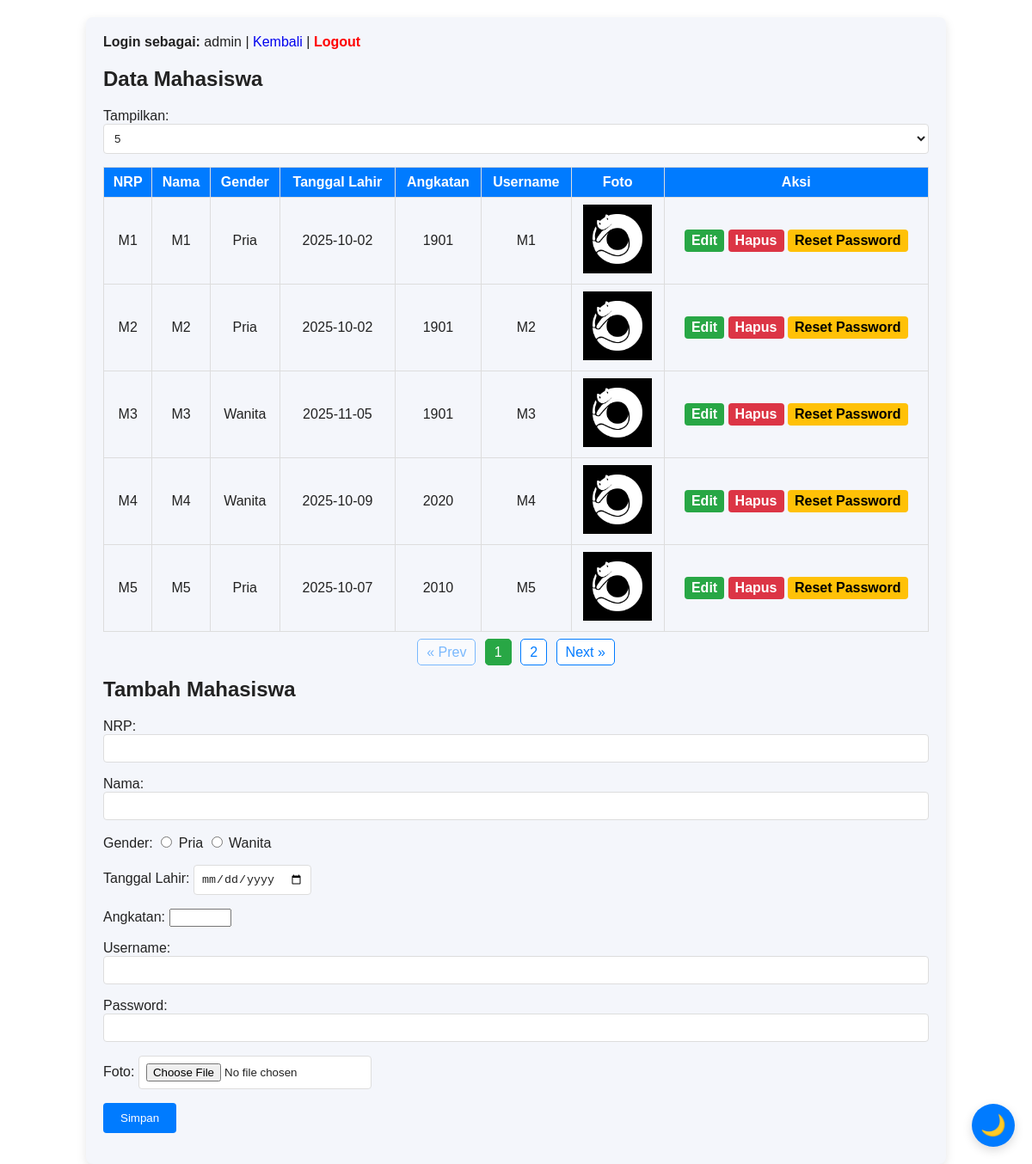
Screenshot of /mahasiswa_data.php (signed in) with the database file from the repository.
### tables this page shows
CREATE TABLE `akun` (
  `username` varchar(20) NOT NULL,
  `password` varchar(100) DEFAULT NULL,
  `nrp_mahasiswa` char(9) DEFAULT NULL,
  `npk_dosen` char(6) DEFAULT NULL,
  `isadmin` tinyint(1) DEFAULT 0
);

CREATE TABLE `mahasiswa` (
  `nrp` char(9) NOT NULL,
  `nama` varchar(45) DEFAULT NULL,
  `gender` enum('Pria','Wanita') DEFAULT NULL,
  `tanggal_lahir` date DEFAULT NULL,
  `angkatan` year(4) DEFAULT NULL,
  `foto_extention` varchar(4) DEFAULT NULL
);

### class/koneksi.php (called while the page is built, shortened)
<?php
class Database {
    public function __construct() {
           try {
            $this->mysqli = new mysqli(SERVER, USERID, PWD, DB);
        } catch (mysqli_sql_exception $e) {
            die("Gagal konek ke database. Pastikan database '" . DB . " sudah di import");
        } catch (Exception $e) {
            die("Terjadi kesalahan: " . $e->getMessage());
        }
    }
}
?>

### class/mahasiswa.php (called while the page is built, shortened)
<?php
require_once("koneksi.php");
class Mahasiswa extends Database {
    public function getAllWithUsername($limit = null, $offset = null) {
        $sql = "
            SELECT m.*, a.username
            FROM mahasiswa m
            LEFT JOIN akun a ON m.nrp = a.nrp_mahasiswa
            ORDER BY m.nrp ASC
        ";
        if ($limit !== null && $limit > 0) {
            $sql .= " LIMIT ? OFFSET ?";
            $stmt = $this->mysqli->prepare($sql);
            $stmt->bind_param("ii", $limit, $offset);
        } else {
            $stmt = $this->mysqli->prepare($sql);
        }
        $stmt->execute();
        return $stmt->get_result();
    }
    public function getTotalMahasiswa() {
        $sql = "SELECT COUNT(*) as total FROM mahasiswa";
        $result = $this->mysqli->query($sql);
        $row = $result->fetch_assoc();
        return $row['total'] ?? 0;
    }
}
?>

### mahasiswa_data.php (the view, shortened to what this page needs)
<?php
require_once "class/Mahasiswa.php";
$mhs = new Mahasiswa();
$limit = isset($_GET['limit']) && is_numeric($_GET['limit']) ? intval($_GET['limit']) : 5;
$page  = isset($_GET['page']) && is_numeric($_GET['page']) ? intval($_GET['page']) : 1;
$totalData = $mhs->getTotalMahasiswa();
if ($limit === 0 || $limit >= $totalData) {
    $limit = $totalData > 0 ? $totalData : 1;
    $totalPages = 1;
    $page = 1;
} else {
    $totalPages = ceil($totalData / $limit);
}
$offset = ($page - 1) * $limit;
$result = $mhs->getAllWithUsername($limit, $offset);
?>
<!DOCTYPE html>
<html lang="id">
<head>
<?php include "inc/head.php"; ?>
</head>
<body>
<div class="container">
  <div style="margin-bottom: 15px;">
    <b>Login sebagai:</b> <?= htmlspecialchars($_SESSION['username']) ?> |
    <a href="admin.php">Kembali</a> |
    <a href="logout.php" style="color:red;font-weight:bold;">Logout</a>
  </div>
  <h2>Data Mahasiswa</h2>
  <form method="GET" style="margin-bottom: 10px;" id="limitForm">
    <label>Tampilkan: </label>
    <select name="limit">
      <option value="5"  <?= $limit == 5  ? 'selected' : '' ?>>5</option>
    </select>
  </form>
  <table>
    <tr>
      <th>NRP</th>
      <th>Nama</th>
      <th>Gender</th>
      <th>Tanggal Lahir</th>
      <th>Angkatan</th>
      <th>Username</th>
      <th>Foto</th>
      <th>Aksi</th>
    </tr>
    <?php while ($row = $result->fetch_assoc()): ?>
      <?php $foto = "upload/mahasiswa/{$row['nrp']}.{$row['foto_extention']}"; ?>
      <tr>
        <td><?= htmlspecialchars($row['nrp']) ?></td>
        <td><?= htmlspecialchars($row['nama']) ?></td>
        <td><?= htmlspecialchars($row['gender']) ?></td>
        <td><?= htmlspecialchars($row['tanggal_lahir']) ?></td>
        <td><?= htmlspecialchars($row['angkatan']) ?></td>
        <td><?= htmlspecialchars($row['username'] ?? '-') ?></td>
        <td><img src="<?= $foto ?>?t=<?= time() ?>" width="80" alt="foto"></td>
        <td>
          <a href="edit_mahasiswa.php?nrp=<?= urlencode($row['nrp']) ?>" class="btn edit">Edit</a>
          <a href="hapus_mahasiswa.php?nrp=<?= urlencode($row['nrp']) ?>" class="btn hapus">Hapus</a>
          <a href="ganti_pwd_admin.php?nrp=<?= urlencode($row['nrp']) ?>" class="btn reset">Reset Password</a>
        </td>
      </tr>
    <?php endwhile; ?>
  </table>
  <div style="margin-top: 15px; text-align:center;">
    <?php if ($totalPages > 1): ?>
      <div class="pagination">
        <a href="?limit=<?= $limit ?>&page=<?= $page-1 ?>" class="<?= $page <= 1 ? 'disabled' : '' ?>">&laquo; Prev</a>
        <?php
          $start = max(1, $page - 2);
          $end   = min($totalPages, $page + 2);
          for ($i = $start; $i <= $end; $i++):
        ?>
          <a href="?limit=<?= $limit ?>&page=<?= $i ?>" class="<?= $i == $page ? 'active' : '' ?>"><?= $i ?></a>
        <?php endfor; ?>
        <a href="?limit=<?= $limit ?>&page=<?= $page+1 ?>" class="<?= $page >= $totalPages ? 'disabled' : '' ?>">Next &raquo;</a>
      </div>
    <?php else: ?>
      <span>Menampilkan semua data (<?= $totalData ?> mahasiswa)</span>
    <?php endif; ?>
  </div>
  <h2>Tambah Mahasiswa</h2>
  <form method="POST" enctype="multipart/form-data" id="formTambah">
    <p>NRP: <input type="text" name="nrp" required></p>
    <p>Nama: <input type="text" name="nama" required></p>
    <p>Gender:
      <label><input type="radio" name="gender" value="1" required> Pria</label>
      <label><input type="radio" name="gender" value="2" required> Wanita</label>
    </p>
    <p>Tanggal Lahir: <input type="date" name="tanggal_lahir" required></p>
    <p>
    Angkatan:
    <input  type="number" name="angkatan" min="1901" max="<?= date('Y') ?>"
            title="Masukkan tahun antara 1901 sampai <?= date('Y') ?>" required>
    </p>
    <p>Username: <input type="text" name="username" required></p>
    <p>Password: <input type="password" name="password" required></p>
    <p>Foto: <input type="file" name="foto" accept="image/*" required></p>
    <p><input type="submit" name="simpan" value="Simpan"></p>
  </form>
</div>
<?php include "inc/theme_toggle.php"; ?>
</body>
</html>

### assets/css/theme.css (style rules this page uses)
*, *::before, *::after { box-sizing: border-box; }
:root { --bg: #ffffff; --panel: #f4f6fb; --text: #222; --accent: #007bff; --muted: #666; --chat-border: #ddd; }
html, body { height: 100%; margin: 0; padding: 0; background: var(--bg); color: var(--text); font-family: Arial, Helvetica, sans-serif }
.container { max-width: 1100px; margin: 20px auto; padding: 16px }
.btn { display: inline-block; padding: 8px 12px; border-radius: 6px; background: var(--accent); color: #fff; text-decoration: none }
input[type=text], input[type=password], select, textarea { width: 100%; padding: 10px; border-radius: 6px; border: 1px solid #ccc; background: transparent; color: var(--text); box-sizing: border-box }

### inc/head.php (style rules this page uses)
*, *::before, *::after { box-sizing: border-box; }

### mahasiswa_data.php (style rules this page uses)
body { padding: 20px; }
.container { max-width: 1000px; margin: auto; background: var(--panel); color: var(--text); padding: 20px; border-radius: 8px; box-shadow: 0 4px 12px rgba(0,0,0,0.1); }
table { border-collapse: collapse; width: 100%; margin-top: 15px; }
th, td { border: 1px solid var(--chat-border); padding: 8px; text-align: center; color: var(--text); }
th { background: var(--accent); color: white; }
a { text-decoration: none; }
a.btn { padding: 4px 8px; border-radius: 4px; color: white; font-weight: bold; }
a.edit { background: #28a745; }
a.hapus { background: #dc3545; }
a.reset { background: #ffc107; color: black; }
.pagination a { padding: 6px 10px; margin: 0 3px; border-radius: 5px; text-decoration: none; border: 1px solid var(--accent); color: var(--accent); transition: 0.2s; background: var(--bg); }
.pagination .active { background: #28a745; color: white; border-color: #28a745; }
.pagination .disabled { opacity: 0.5; pointer-events: none; }
input[type=text], input[type=password], input[type=file], input[type=date], select { background: var(--bg); color: var(--text); border: 1px solid var(--chat-border); padding: 8px; border-radius: 4px; }
input[type=submit] { background: var(--accent); color: white; border: none; padding: 10px 20px; border-radius: 4px; cursor: pointer; }

### rows the page displays
akun: nrp_mahasiswa.nrp "M1", nrp_mahasiswa.nama "M1", nrp_mahasiswa.gender "Pria", nrp_mahasiswa.tanggal_lahir "2025-10-02", nrp_mahasiswa.angkatan "1901", username "M1"
akun: nrp_mahasiswa.nrp "M2", nrp_mahasiswa.nama "M2", nrp_mahasiswa.gender "Pria", nrp_mahasiswa.tanggal_lahir "2025-10-02", nrp_mahasiswa.angkatan "1901", username "M2"
akun: nrp_mahasiswa.nrp "M3", nrp_mahasiswa.nama "M3", nrp_mahasiswa.gender "Wanita", nrp_mahasiswa.tanggal_lahir "2025-11-05", nrp_mahasiswa.angkatan "1901", username "M3"
akun: nrp_mahasiswa.nrp "M4", nrp_mahasiswa.nama "M4", nrp_mahasiswa.gender "Wanita", nrp_mahasiswa.tanggal_lahir "2025-10-09", nrp_mahasiswa.angkatan "2020", username "M4"
akun: nrp_mahasiswa.nrp "M5", nrp_mahasiswa.nama "M5", nrp_mahasiswa.gender "Pria", nrp_mahasiswa.tanggal_lahir "2025-10-07", nrp_mahasiswa.angkatan "2010", username "M5"

### other values shown
$_SESSION['username'] "admin"
